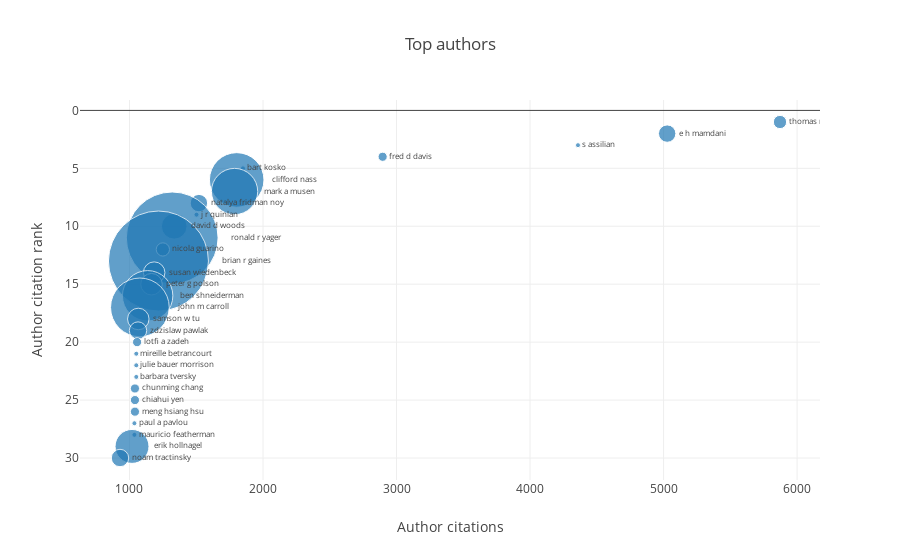

The notebook cell this image was saved under:
### Markdown cell above
# Top authors

### Code cell
top_authors = pd.merge(left=ijhcs_contributions, right=ijhcs[['paperid', 'citationcount']], 
                       left_on='paperid', right_on='paperid')
top_authors = top_authors.groupby(['authorid', 'name']).agg({'paperid': 'count', 'citationcount':'sum'})\
                         .sort_values('citationcount', ascending=False)[:TOP_N].reset_index()
top_authors['citationrank'] = top_authors.index + 1

min_max_scaler = preprocessing.MinMaxScaler((5, 100))

trace0 = go.Scatter(
    x=top_authors.citationcount,
    y=top_authors.citationrank,
    text=top_authors.name,
    textposition='middle right',
    textfont=dict(size=8),
    mode='markers+text',
#     marker=dict(size=5)
    marker=dict(size=min_max_scaler.fit_transform(top_authors[['paperid']]))
)

layout = go.Layout(title='Top authors',
                   xaxis=dict(title='Author citations'),
                   yaxis=dict(title='Author citation rank',
                              autorange='reversed'))

fig = go.Figure(data=[trace0], layout=layout)
plotly.offline.iplot(fig)
pio.write_image(fig, 'reports/images/ijhcs_top_authors.png')

### Figure 1 — Plotly figure (JSON) as saved in the notebook; plotly's stock layout.template omitted (floating-point values rounded to 4 significant figures)
{"data": [{"marker": {"size": [[13.26], [17.39], [5], [9.13], [5], [54.57], [46.3], [17.39], [5], [25.65], [91.74], [13.26], [100], [21.52], [21.52], [50.43], [58.7], [21.52], [17.39], [9.13], [5], [5], [5], [9.13], [9.13], [9.13], [5], [5], [33.91], [17.39]]}, "mode": "markers+text", "text": ["thomas r gruber", "e h mamdani", "s assilian", "fred d davis", "bart kosko", "clifford nass", "mark a musen", "natalya fridman noy", "j r quinlan", "david d woods", "ronald r yager", "nicola guarino", "brian r gaines", "susan wiedenbeck", "peter g polson", "ben shneiderman", "john m carroll", "samson w tu", "zdzislaw pawlak", "lotfi a zadeh", "mireille betrancourt", "julie bauer morrison", "barbara tversky", "chunming chang", "chiahui yen", "meng hsiang hsu", "paul a pavlou", "mauricio featherman", "erik hollnagel", "noam tractinsky"], "textfont": {"size": 8}, "textposition": "middle right", "type": "scatter", "uid": "f8b57fd5-b7f4-4eec-8899-47cabf63f2ce", "x": [5872, 5027, 4359, 2896, 1850, 1803, 1787, 1520, 1502, 1335, 1320, 1250, 1217, 1185, 1165, 1136, 1078, 1066, 1064, 1057, 1051, 1051, 1051, 1041, 1041, 1041, 1037, 1037, 1019, 929], "y": [1, 2, 3, 4, 5, 6, 7, 8, 9, 10, 11, 12, 13, 14, 15, 16, 17, 18, 19, 20, 21, 22, 23, 24, 25, 26, 27, 28, 29, 30]}], "layout": {"title": "Top authors", "xaxis": {"title": "Author citations"}, "yaxis": {"autorange": "reversed", "title": "Author citation rank"}}}
